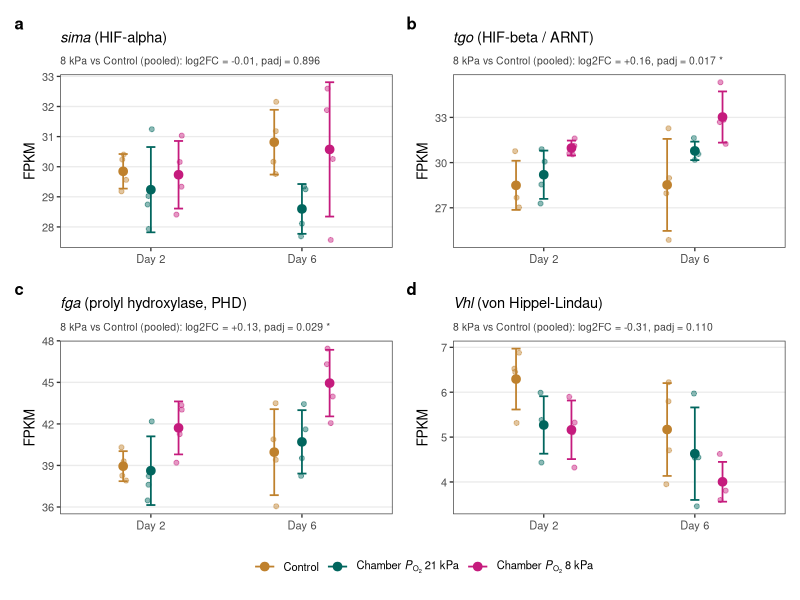
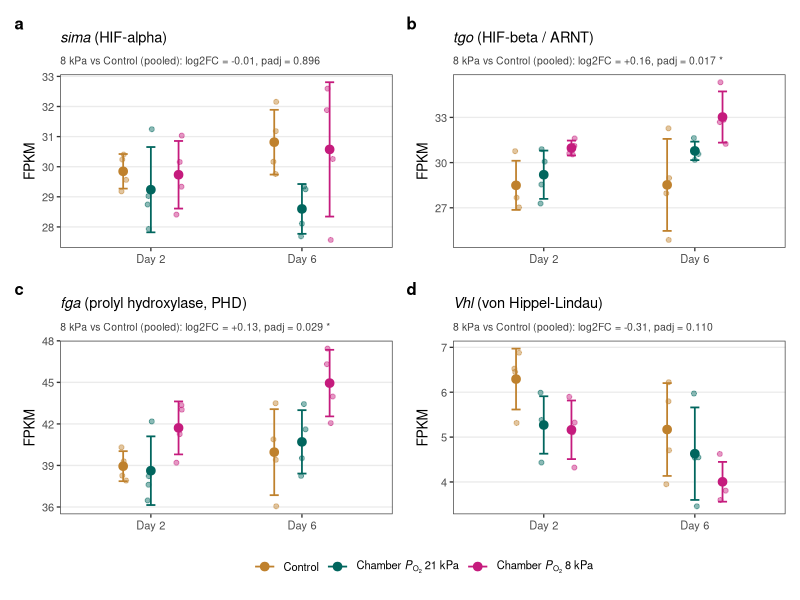

R code for these plots, in order:
setwd("~/GitHub/Hypoxia-Recombination-2026/")

# ============================================================
# Figure S6: ovarian expression of core HIF pathway genes
#
# Per-sample FPKM for the four genes comes from a Novomagic gene-subset
# export (24 April 2026). The statistic shown above each panel is the
# pooled Chamber 8 kPa vs Control log2 fold change and Benjamini-Hochberg
# adjusted P from the genome-wide DESeq2 analysis (Novogene). No new
# tests are performed; FPKM is plotted for visualization only.
# ============================================================

library(dplyr)
library(tidyr)
library(ggplot2)
library(patchwork)

genes <- tribble(
  ~ID,           ~Symbol, ~Role,
  "FBgn0266411", "sima",  "HIF-alpha",
  "FBgn0264075", "tgo",   "HIF-beta / ARNT",
  "FBgn0264785", "fga",   "prolyl hydroxylase, PHD",
  "FBgn0041174", "Vhl",   "von Hippel-Lindau"
)

# Labels in the PO2 notation used in Figures 1-3 and S3-S5 (no "approx.").
# Wrap the labels in list(): as.expression() on a single call would split it.
po2 <- function(kpa) bquote("Chamber" ~ italic(P)[O[2]] ~ .(paste(kpa, "kPa")))
trt_levels <- c("Control", "Chamber21", "Chamber8")
trt_labels <- as.expression(list("Control", po2(21), po2(8)))
trt_colors <- c(Control = "#bf812d", Chamber21 = "#01665e", Chamber8 = "#c51b7d")

novomagic <- read.delim("inputs/novomagic_KeyGeneID_20260424_121126043_get_annot.txt",
                        check.names = FALSE, na.strings = c("--", "NA", "")) %>%
  filter(ID %in% genes$ID)
stopifnot(nrow(novomagic) == 4)

# Pooled Chamber 8 kPa vs Control result from the genome-wide DESeq2 analysis
# (Novogene column "HypoxiavsControl" = log2(Hypoxia / Control))
stats <- novomagic %>%
  transmute(ID,
            log2FC = as.numeric(HypoxiavsControl_log2FoldChange),
            padj   = as.numeric(HypoxiavsControl_padj))

fpkm <- novomagic %>%
  select(ID, ends_with("_fpkm")) %>%
  pivot_longer(-ID, names_to = "sample", values_to = "FPKM") %>%
  extract(sample, c("trt", "Day", "Rep"), "^(Con|Nor|Hyp)_399_(\\d)_(\\d)_fpkm$") %>%
  mutate(Treatment = factor(recode(trt, Con = "Control", Nor = "Chamber21", Hyp = "Chamber8"),
                            levels = trt_levels),
         Day = factor(paste("Day", Day), levels = c("Day 2", "Day 6")),
         FPKM = as.numeric(FPKM))
stopifnot(all(table(fpkm$ID) == 24))

fpkm_summary <- fpkm %>%
  group_by(ID, Treatment, Day) %>%
  summarise(Mean = mean(FPKM), SD = sd(FPKM), .groups = "drop")

fmt_p <- function(p) ifelse(p < 0.001, formatC(p, format = "e", digits = 1), sprintf("%.3f", p))

make_panel <- function(id) {
  g  <- filter(genes, ID == id)
  st <- filter(stats, ID == id)
  note <- sprintf("8 kPa vs Control (pooled): log2FC = %+.2f, padj = %s%s",
                  st$log2FC, fmt_p(st$padj), ifelse(st$padj < 0.05, " *", ""))
  pd <- position_dodge(width = 0.55)
  ggplot(filter(fpkm_summary, ID == id), aes(Day, Mean, colour = Treatment)) +
    geom_point(data = filter(fpkm, ID == id), aes(y = FPKM),
               position = position_jitterdodge(jitter.width = 0.12, dodge.width = 0.55, seed = 1),
               size = 1.4, alpha = 0.45, show.legend = FALSE) +
    geom_errorbar(aes(ymin = Mean - SD, ymax = Mean + SD), width = 0.18, linewidth = 0.6,
                  position = pd) +
    geom_point(size = 2.6, position = pd) +
    scale_colour_manual(values = trt_colors, breaks = trt_levels, labels = trt_labels,
                        name = NULL) +
    labs(title = bquote(italic(.(g$Symbol)) ~ "(" * .(g$Role) * ")"),
         subtitle = note, x = NULL, y = "FPKM") +
    theme_bw(base_size = 10) +
    theme(panel.grid.minor = element_blank(), panel.grid.major.x = element_blank(),
          plot.title = element_text(face = "bold", size = 10.5),
          plot.subtitle = element_text(size = 7.5, colour = "grey25"),
          legend.position = "none")
}

# Show the legend from one panel only; patchwork can't merge legends whose
# labels are plotmath expressions
panels <- lapply(genes$ID, make_panel)
panels[[4]] <- panels[[4]] + theme(legend.position = "bottom")

figure_S6 <- wrap_plots(panels, ncol = 2) +
  plot_layout(guides = "collect") +
  plot_annotation(tag_levels = "a",
                  theme = theme(legend.position = "bottom")) &
  theme(plot.tag = element_text(face = "bold"))

ggsave("outputs/figure_S6_HIF_genes.pdf", figure_S6, width = 7, height = 6.4, device = cairo_pdf)
ggsave("outputs/figure_S6_HIF_genes.png", figure_S6, width = 7, height = 6.4, dpi = 300)
